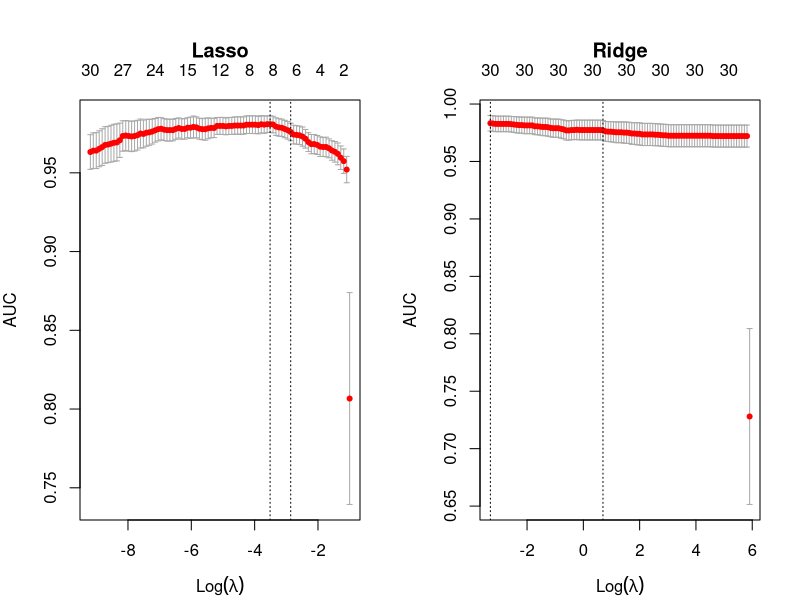

Source code (R): (Note: this script raises an error after producing the figure.)
## ---- chunk 1
knitr::opts_chunk$set(echo = TRUE)
Sys.setlocale("LC_ALL", "UK")
library(data.table)
library(caret)
library(glmnet)
library(pROC)
## ---- chunk 2
# Read dataset into R
wdbc <- fread("assignment2/wdbc2.csv")
head(wdbc, 5)
## ---- chunk 3
# convert strings in 'diagnosis' to numeric
wdbc$diagnosis <- ifelse(wdbc$diagnosis == 'malignant', 1, 0)

# set random seed beforehand
set.seed(984065)

# create training and testing sets
train.idx <- createDataPartition(y = wdbc$diagnosis, p = 0.7)$Resample1
train.wdbc <- wdbc[train.idx, -c(1)]
test.wbdc <- wdbc[-train.idx, -c(1)]
## ---- chunk 4
# fit a Ridge regression and a Lasso regression using CV on training set
# first, we need matrices for x and y in the regression function
train.x.mat <- as.matrix(train.wdbc[, -c(1)])
# convert strings in 'diagnosis' to numeric
train.y.mat <- train.wdbc$diagnosis

# now we fit regressions using CV
set.seed(984065)
fit.cv.lasso <- cv.glmnet(train.x.mat, train.y.mat, 
                          family = "binomial", type.measure = "auc")
fit.cv.ridge <- cv.glmnet(train.x.mat, train.y.mat, alpha=0, 
                          family = "binomial", type.measure = "auc")
## ---- chunk 5
# make plots to find the best lambdas that maximise the AUC
par(mfrow=c(1,2), mar=c(4,4,5,2))
plot(fit.cv.lasso, main="Lasso")
plot(fit.cv.ridge, main="Ridge")
## ---- chunk 6
# the values of best lambdas  
cat("The best lambda in Lasso regression: ", fit.cv.lasso$lambda.min, "\n")
cat("The best lambda in Ridge regression: ", fit.cv.ridge$lambda.min)
## ---- chunk 7
# now we create the required data table
rep.dt <- data.table(model = c("Lasso", "Ridge"),
                     lambda.min = c(round(fit.cv.lasso$lambda.min, 3), 
                                    round(fit.cv.ridge$lambda.min, 3)),
                     AUC.lambda.min = c(round(fit.cv.lasso$cvm[fit.cv.lasso$index[1]], 3),
                                        round(fit.cv.ridge$cvm[fit.cv.ridge$index[1]], 3)),
                    
                     lambda.1se = c(round(fit.cv.lasso$lambda.1se, 3),
                                    round(fit.cv.ridge$lambda.1se, 3)),
                     AUC.lambda.1se = c(round(fit.cv.lasso$cvm[fit.cv.lasso$index[2]], 3),
                                        round(fit.cv.ridge$cvm[fit.cv.ridge$index[2]], 3)),
                     keep.rownames = TRUE)
rep.dt
## ---- chunk 8
# define the full model and null model
full.model <- glm(diagnosis ~ ., data = train.wdbc, family = "binomial")
null.model <- glm(diagnosis ~ 1, data = train.wdbc, family = "binomial")
## ---- chunk 9
# backward stepwise selection
model.B <- stepAIC(full.model, scope = list(lower = null.model), 
                   direction = "backward")

# forward stepwise selection
model.S <- stepAIC(null.model, scope = list(upper = full.model), 
                   direction = "forward")
## ---- chunk 10
# selected variables with standardized regression coefficients in model.B
cat("selected variables in model.B: ")
data.frame(abs.coef = sort(abs(scale(model.B$coefficients))[,1], 
                           decreasing = TRUE))
## ---- chunk 11
# selected variables with standardized regression coefficients in model.S
cat("selected variables in model.S: ")
data.frame(abs.coef = sort(abs(scale(model.S$coefficients))[,1], 
                           decreasing = TRUE))
## ---- chunk 12
# model.B
signif(pchisq(model.B$null.deviance - model.B$deviance, 
              df = model.B$df.null - model.B$df.residual, 
              lower.tail = FALSE), 2)
## ---- chunk 13
# model.S
signif(pchisq(model.S$null.deviance - model.S$deviance, 
              df = model.S$df.null - model.S$df.residual, 
              lower.tail = FALSE), 2)
## ---- chunk 14
# predict values on training set 
pred.B <- predict(model.B, newdata = train.wdbc, type = "response")
pred.S <- predict(model.S, newdata = train.wdbc, type = "response")
## ---- chunk 15
# auc
auc.B <- roc(train.y.mat ~ pred.B)$auc
auc.S <- roc(train.y.mat ~ pred.S)$auc
cat("AUC of Model.B: ", auc.B, "\n")
cat("AUC of Model.S:, ", auc.S)
## ---- chunk 16
# predict values of testing set
pred.Lasso.test <- predict(fit.cv.lasso, newx = as.matrix(test.wbdc[, -c(1)]), 
                      s = fit.cv.lasso$lambda.1se, type = "response")
pred.Ridge.test <- predict(fit.cv.ridge, newx = as.matrix(test.wbdc[, -c(1)]), 
                      s = fit.cv.ridge$lambda.1se, type = "response")
pred.B.test <- predict(model.B, newdata = test.wbdc[, -c(1)], type = "response")
pred.S.test <- predict(model.S, newdata = test.wbdc[, -c(1)], type = "response")

# plot ROC curves of four models
roc.Lasso <- roc(test.wbdc$diagnosis, pred.Lasso.test, 
                 plot = TRUE, col = "blue", xlim = c(0, 1), main = "ROC curves")
roc.Ridge <- roc(test.wbdc$diagnosis, pred.Ridge.test, 
                 plot = TRUE, col = "red", add = TRUE, xlim = c(0, 1))
roc.B <- roc(test.wbdc$diagnosis, pred.B.test, 
                 plot = TRUE, col = "green", add = TRUE, xlim = c(0, 1))
roc.S <- roc(test.wbdc$diagnosis, pred.S.test, 
                 plot = TRUE, col = "orange",add = TRUE,  xlim = c(0, 1))

# add legend
legend("bottomleft", legend = c("Lasso", "Ridge", "Backward", "Forward"),
       col = c("blue", "red", "green", "orange"), 
       lty = c(1, 1, 1, 1), bty = "n")

# create a data frame to show the AUC of each model
data.frame(AUC = c(roc.Lasso$auc, roc.Ridge$auc, roc.B$auc, roc.S$auc), 
           row.names = c("Lasso", "Ridge", "Backward", "Forward"))

## ---- chunk 17
# Enter code here.
## ---- chunk 18
# Enter code here.
## ---- chunk 19
# Enter code here.
## ---- chunk 20
# Enter code here.
## ---- chunk 21
# Enter code here.
## ---- chunk 22
# Enter code here.
## ---- chunk 23
# Enter code here.
## ---- chunk 24
# Enter code here.
## ---- chunk 25
# Enter code here.
## ---- chunk 26
# Enter code here.
## ---- chunk 27
# Enter code here.
## ---- chunk 28
# Enter code here.
